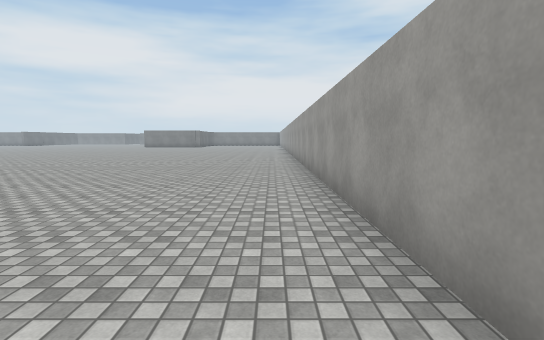
view 1 (above)

22 first-person views from a walk through a Unity game level. The camera is 1.5 m above the floor, tilts 6° down and sees 85° across. The floor is counted in squares, 2 m on a side. Each view is taken from the middle of a square. On the plan, view 1 faces up. The plan holds only what a view shows up to about 10 squares ahead; the rest is blank. The place goes on beyond the plan. Surface patterns are stand-ins for the level's own textures.

view 2
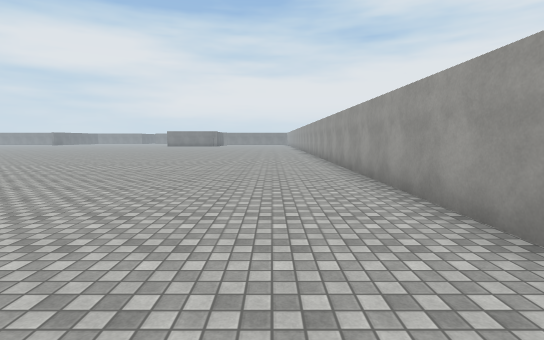

view 3
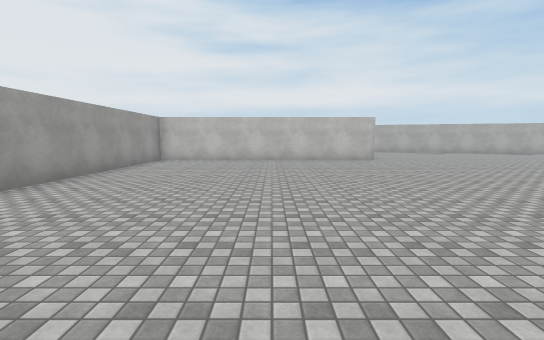

view 4
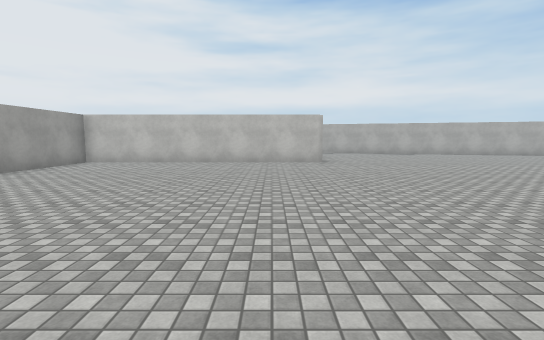

view 5
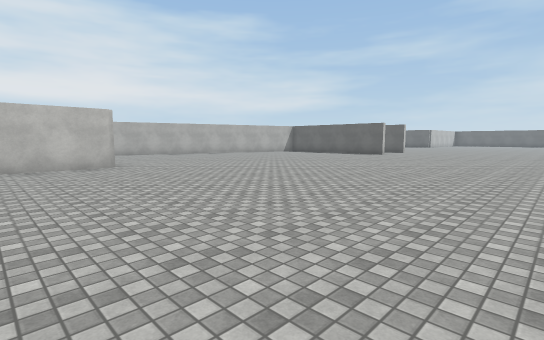

view 6
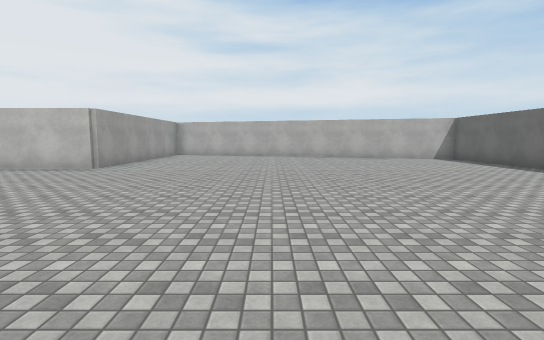

view 7
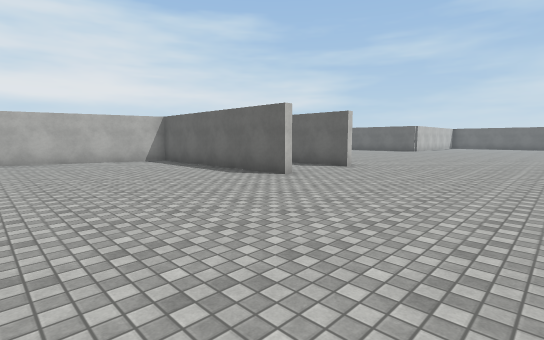

view 8
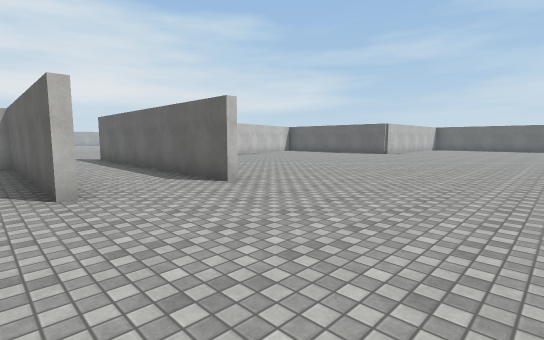

view 9
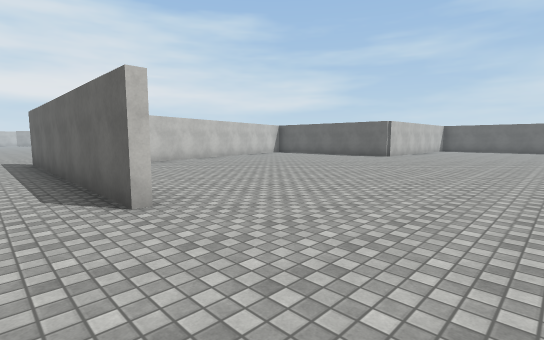

view 10
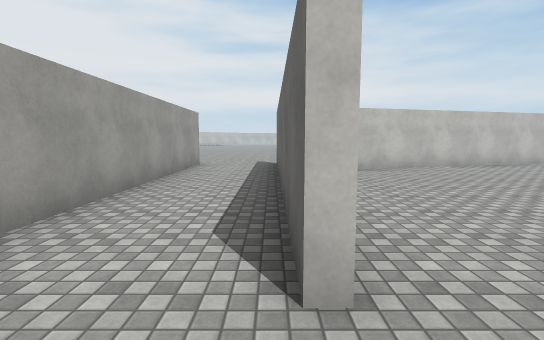

view 11
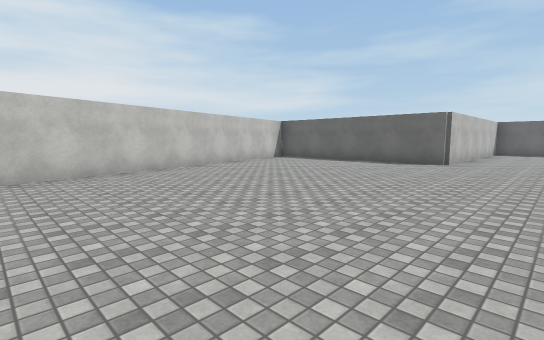

view 12
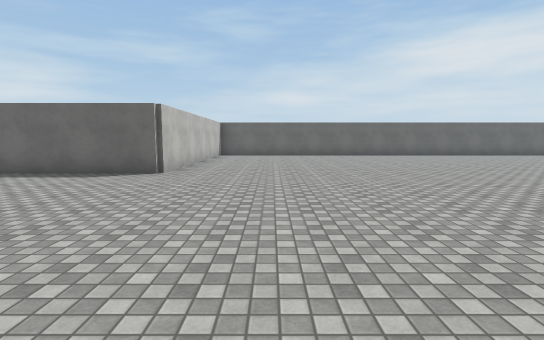

view 13
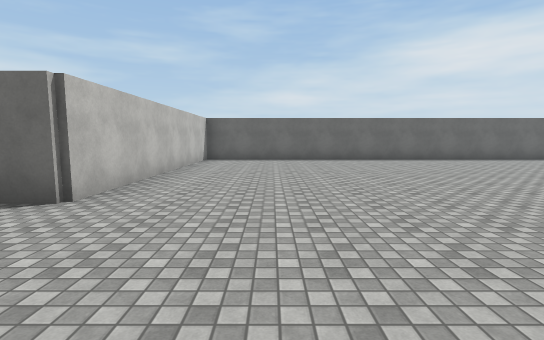

view 14
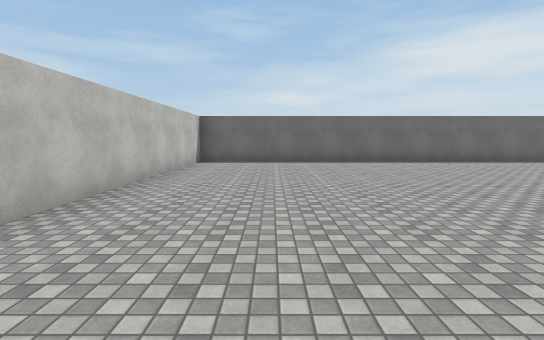

view 15
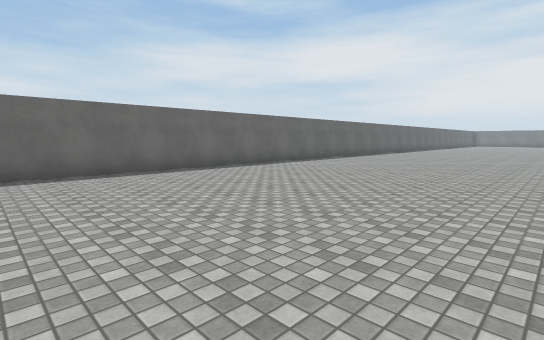

view 16
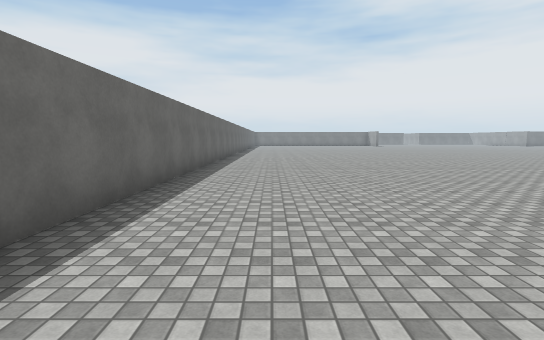

view 17
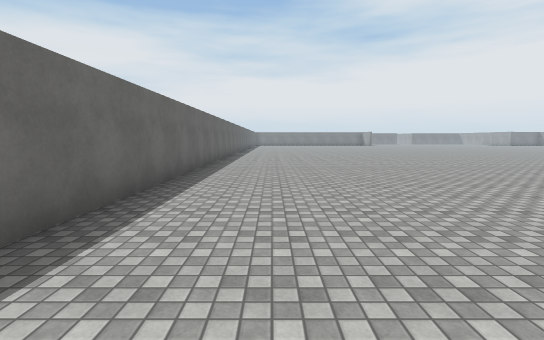

view 18
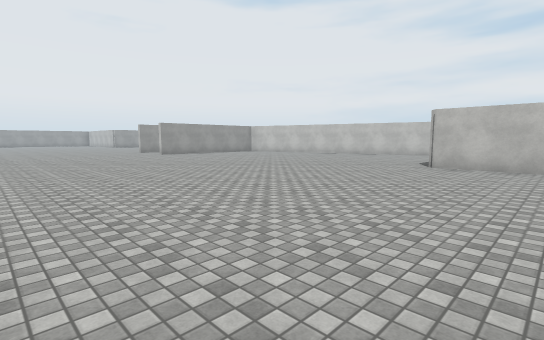

view 19
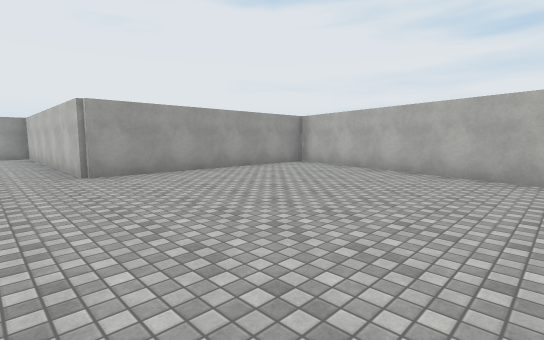

view 20
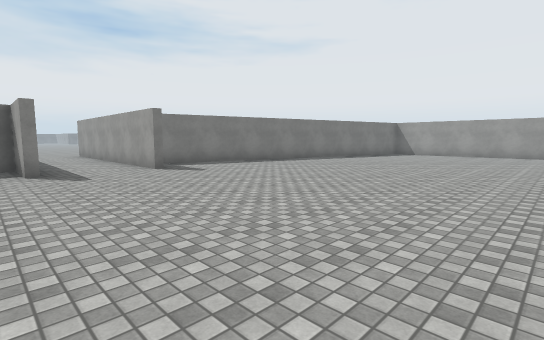

view 21
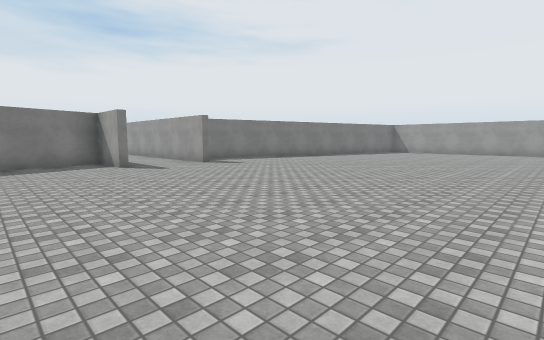

view 22
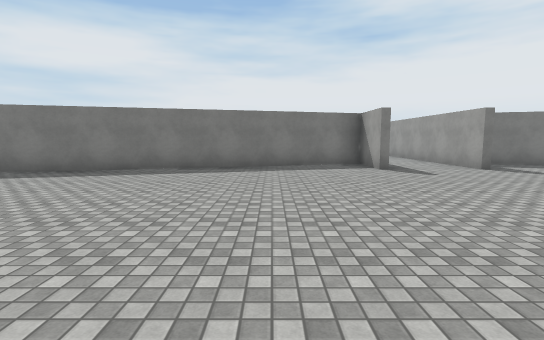

### Floor plan
Points are (right, up) in squares from view 1. A wall is a line through its corners. A room is listed if a view was taken in it or the views show most of it. See-through windows are left out.
Room 1 (views 1, 2, 3, 4, 5, 6, 7, 8, 9, 10, 11, 12, 13, 14, 15, 16, 17, 18, 19)
walls: (-17.6, -3.1) (-17.6, -8.9) (-6.6, -11.8) (-6.6, -5.4) (0.9, -5.4) (0.9, 9.8); (-28.3, -11) (-22.1, -9.3); (-38.9, 12) (-38.9, -5.4) (-31.4, -5.4) (-31.4, -8.9)
ways out: opening at (-19, -4) to room 2
Room 2 (views 20, 21, 22)
walls: (-17.9, -10.9) (-17.9, -4.2); (-20.4, -10.8) (-20.4, -9.1) (-29.1, -11.5); (-14.9, -9.8) (-17, -9.3); (-20.1, -3.1) (-20.1, -10.8)
ways out: opening at (-19, -4) to room 1

Where each view was taken, in squares from view 1:
view 1: 0 up, 0 right, facing up
view 2: 3 down, 1 left, facing up
view 3: 5 up, 3 left, facing down
view 4: 4 up, 5 left, facing down
view 5: 3 up, 4 left, facing down-left
view 6: 2 up, 11 left, facing down
view 7: 1 up, 13 left, facing down-left
view 8: 1 up, 17 left, facing down-left
view 9: 0 up, 19 left, facing down-left
view 10: 2 down, 20 left, facing down
view 11: 3 down, 22 left, facing down-left
view 12: 3 down, 25 left, facing left
view 13: 3 down, 28 left, facing left
view 14: 3 down, 29 left, facing left
view 15: 1 down, 32 left, facing up-left
view 16: 2 up, 37 left, facing up
view 17: 0 up, 37 left, facing up
view 18: 3 up, 34 left, facing down-right
view 19: 4 down, 13 left, facing down-right
view 20: 18 down, 21 left, facing up-right
view 21: 19 down, 23 left, facing up-right
view 22: 18 down, 23 left, facing up
